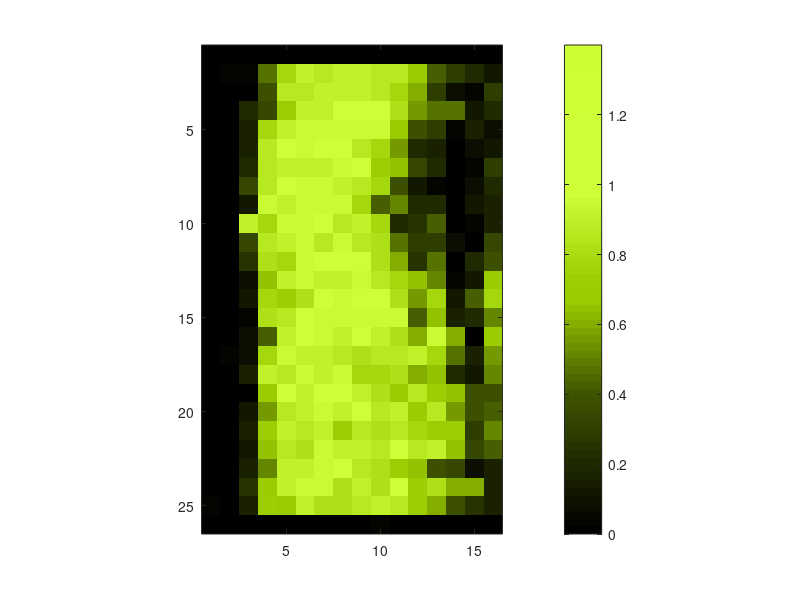

Reproduce this figure in MATLAB. (Note: this script raises an error after producing the figure.)
load('cmap_0413_insitu.mat')

load('MI_box_scan001meanAtomMatrix.mat');
MI = meanAtomMatrix;
load('line2x24_scan001meanAtomMatrix.mat');
cut = meanAtomMatrix;

yy1 = 106:131;
xx1 = 115:130;

figure(131)
imagesc(MI(yy1,xx1),[0,1.4])
axis image
colormap(cmap_0413_insitu);
col = colorbar
col.Ticks = [0:.25:1].*1.4
col.TickLabels = [0;0.25;0.5;0.75;1]
set(gca,'xtick', linspace(0.5,length(xx1)+0.5,length(xx1)+1), 'ytick', linspace(0.5,length(yy1)+.5,length(yy1)+1));
xticklabels([])
yticklabels([])
set(gca,'xgrid', 'on', 'ygrid', 'on', 'gridlinestyle', '-', 'xcolor', 'k', 'ycolor', 'k','LineWidth',1.5);
box off


hold on
line([8.5,8.5],[1.5,0.5+yy1(end)-yy1(1)],'Color','r','LineWidth',1.5)
line([6.5,6.5],[1.5,0.5+yy1(end)-yy1(1)],'Color','r','LineWidth',1.5)
line([6.5,8.5],[1.5,1.5],'Color','r','LineWidth',1.5)
line([6.5,8.5],[0.5+yy1(end)-yy1(1),0.5+yy1(end)-yy1(1)],'Color','r','LineWidth',1.5)
hold off

xx2 = 120:123;

figure(132)
imagesc(cut(yy1,xx1),[0,1.4])
axis image
colormap(cmap_0413_insitu);
col = colorbar
col.Ticks = [0:.25:1].*1.4
col.TickLabels = [0;0.25;0.5;0.75;1]
set(gca,'xtick', linspace(0.5,length(xx1)+0.5,length(xx1)+1), 'ytick', linspace(0.5,length(yy1)+.5,length(yy1)+1));
xticklabels([])
yticklabels([])
set(gca,'xgrid', 'on', 'ygrid', 'on', 'gridlinestyle', '-', 'xcolor', 'k', 'ycolor', 'k','LineWidth',1.5);